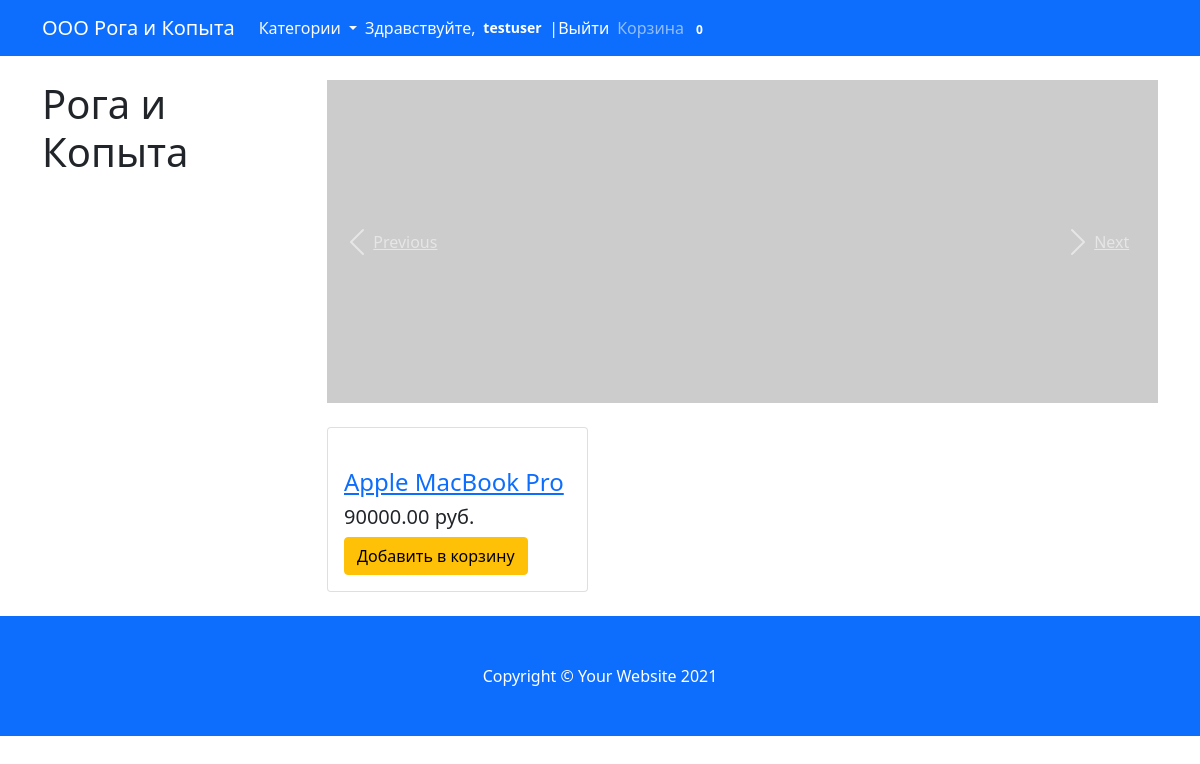
The page / (signed in) on the database as committed earlier.
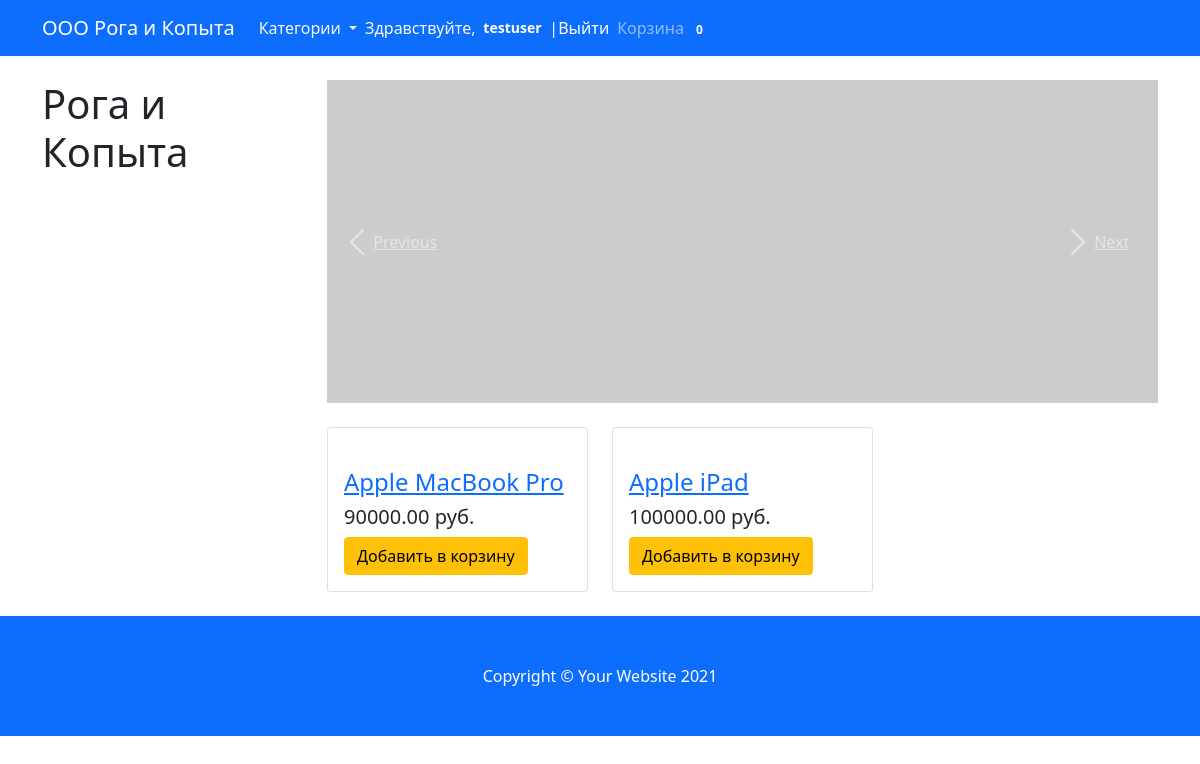
The same page on the database as committed later.
### main_app/models.py (models this page shows, shortened)
class Cart(models.Model):
    owner = models.ForeignKey('Customer', null=True, verbose_name='Владелец', on_delete=models.CASCADE)
    products = models.ManyToManyField(CartProduct, blank=True, related_name='related_cart')
    total_products = models.PositiveIntegerField(default=0)
    total_price = models.DecimalField(max_digits=9, default=0, decimal_places=2, verbose_name='Всего к оплате')
    in_order = models.BooleanField(default=False)
    for_anonymous_user = models.BooleanField(default=False)

class Product(models.Model):
    category = models.ForeignKey(Category, verbose_name='Категория', on_delete=models.CASCADE)
    title = models.CharField(max_length=250, verbose_name='Наименование продукта')
    slug = models.SlugField(unique=True)
    image = models.ImageField(verbose_name='Изображение продукта')
    description = models.TextField(verbose_name='Описание продукта', null=True)
    price = models.DecimalField(max_digits=9, decimal_places=2, verbose_name='Цена')
    def get_absolute_url(self):
        return reverse('product_detail', kwargs={'slug': self.slug})

### main_app/views.py (the view)
# urls.py: path('', BaseView.as_view(), name='base'),
class BaseView(CartMixin, View):
    def get(self, request, *args, **kwargs):
        categories = Category.objects.all()
        products = Product.objects.all()
        context = {
            'categories': categories,
            'products': products,
            'cart': self.cart
        }
        return render(request, 'base.html', context)

### main_app/mixins.py (called while the page is built)
    def dispatch(self, request, *args, **kwargs):
        if request.user.is_authenticated:
            customer = Customer.objects.filter(user=request.user).first()
            if not customer:
                customer = Customer.objects.create(
                    user=request.user
                )
            cart = Cart.objects.filter(owner=customer, in_order=False).first()
            if not cart:
                cart = Cart.objects.create(owner=customer)
        else:
            cart = Cart.objects.filter(for_anonymous_user=True).first()
            if not cart:
                cart = Cart.objects.create(for_anonymous_user=True)
        self.cart = cart
        return super().dispatch(request, *args, **kwargs)

### main_app/models.py (called while the page is built)
    def get_absolute_url(self):
        return reverse('category_detail', kwargs={'slug': self.slug})

### main_app/templates/base.html (shortened to what this page needs)
<!DOCTYPE html>
<html lang="en">
    <head>
        <link href="https://cdn.jsdelivr.net/npm/bootstrap@5.0.0/dist/css/bootstrap.min.css"
              rel="stylesheet"
>
    </head>
    <body>
        <nav class="navbar navbar-expand-lg navbar-dark bg-primary">
            <div class="container">
                <a class="navbar-brand" href="#!">ООО Рога и Копыта</a>
                <div class="collapse navbar-collapse" id="navbarResponsive">
                        <ul class="navbar-nav">
                            <li class="nav-item dropdown">
                                <a class="nav-link text-light dropdown-toggle" href="#" id="navbarDropdownMenuLink"
                                   role="button" data-toggle="dropdown" aria-haspopup="true" aria-expanded="false">
                                    Категории
                                </a>
                            </li>
                            <li class="nav-item">
                                {% if request.user.is_authenticated %}
                                    <span class="navbar text text-light">
                                    Здравствуйте, <span class="badge">
                                        <a style="text-decoration: none; color: white; font-size: 14px"
                                           href="{% url 'profile' %}">
                                            {{ request.user.username }}
                                        </a>
                                    </span>
                                     | <a style="color: white; text-decoration: none" href="{% url 'logout' %}">Выйти</a>
                                    </span>
                                {% endif %}
                            </li>
                        </ul>
                    <ul class="navbar-nav ml-auto">
                        <li class="nav-item">
                            <a class="nav-link" href="{% url 'cart' %}">Корзина
                                <span class="badge badge-pill badge-danger">{{ cart.products.count }}</span>
                            </a>
                        </li>
                    </ul>
                </div>
            </div>
        </nav>
        <div class="container">
            <div class="row">
                <div class="col-lg-3">
                    <h1 class="my-4">Рога и Копыта</h1>
                </div>
                <div class="col-lg-9">
                    {% block content %}
                    <div class="carousel slide my-4" id="carouselExampleIndicators" data-ride="carousel">
                        <div class="carousel-inner" role="listbox">
                            <div class="carousel-item active">
                                <img class="d-block img-fluid" src="https://via.placeholder.com/900x350"
                                     alt="First slide" />
                            </div>
                        </div>
                        <a class="carousel-control-prev" href="#carouselExampleIndicators"
                           role="button" data-slide="prev">
                            <span class="carousel-control-prev-icon" aria-hidden="true"></span>
                            <span class="sr-only">Previous</span>
                        </a>
                        <a class="carousel-control-next" href="#carouselExampleIndicators"
                           role="button" data-slide="next">
                            <span class="carousel-control-next-icon" aria-hidden="true"></span>
                            <span class="sr-only">Next</span>
                        </a>
                    </div>
                    <div class="row">
                        {% for product in products %}
                        <div class="col-lg-4 col-md-6 mb-4">
                            <div class="card h-100">
                                <a href="{{ product.get_absolute_url }}">
                                </a>
                                <div class="card-body">
                                    <h4 class="card-title">
                                        <a href="{{ product.get_absolute_url }}">{{ product.title }}
                                        </a>
                                    </h4>
                                    <h5>{{ product.price }} руб.</h5>
                                    <a href="{% url 'add_to_cart' slug=product.slug %}">
                                        <button class="btn btn-warning">Добавить в корзину</button>
                                    </a>
                                </div>
                            </div>
                        </div>
                        {% endfor %}
                    </div>
                {% endblock content %}
                </div>
            </div>
        </div>
        <footer class="py-5 bg-primary">
            <div class="container"><p class="m-0 text-center text-white">Copyright &copy; Your Website 2021</p></div>
        </footer>
    </body>
</html>

Rows that differ between the two databases and show on the page:
added Product: title "Apple iPad", price "100000.00"
